Frame 1 (no input): blank canvas, image omitted
Frame 60 (no input): blank canvas, image omitted
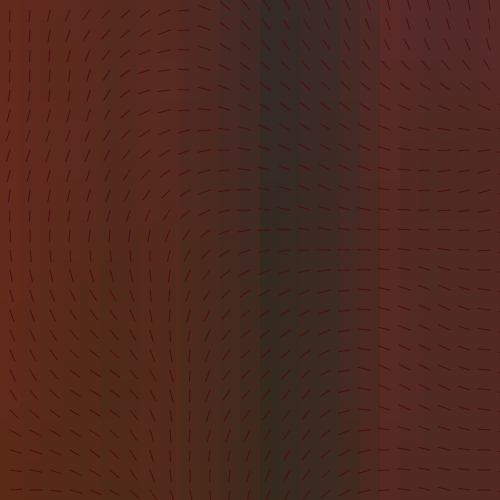
Frame 120 (the mouse pressed at the canvas centre since frame 60)

The p5.js sketch whose frames 1 and 60 were blank and that drew this single picture after the mouse press (run headless with seeded random() and noise() and a simulated clock; from frame 60 on, the mouse is pressed at the canvas centre):

// p5.js sketch
// ── sketch.js
var stepSize = 20;

function setup() {
  createCanvas(500, 500);
}
///////////////////////////////////////////////////////////////////////
function draw() {
  background(125);

  noisyGrid();
  compassGrid();
}
///////////////////////////////////////////////////////////////////////
function noisyGrid(){
  // your code here 
 var t = 0;
    //draw the grid
    for(var i = 0; i <= 25; i++){
        for(var j = 0; j <= 25; j++){      
            var x = stepSize * j;
            var y = stepSize * i;
            var n = noise(x/600, y/600, frameCount/(mouseX/2));
            var c = map(n, 0, 1, 0.1, 0.9);
            
            noStroke();
            var noise1 = noise(1, 1, frameCount/mouseX);
            var noise2 = noise(2, 2, frameCount/mouseX);
            var noise3 = noise(x/300, x/300, frameCount/mouseX);
            var color1 = map(noise1, 0, 1, 0, 255);
            var color2 = map(noise2, 0, 1, 0, 255);
            var color3 = map(noise3, 0, 1, 0, 255);
            
            var from = color(color3, color2, color1);
            var to = color(color1, color2, 0);
            fill(lerpColor(from, to, c));
            rect(x, y, stepSize, stepSize);
        }
    }
   

}
///////////////////////////////////////////////////////////////////////
function compassGrid(){ 
    //draw an line in each grid using translation
      for(var i = 0; i <= 25; i++){
        for(var j = 0; j <= 25; j++){ 
          push();
            var x = stepSize * j;
            var y = stepSize * i;
            var compX = stepSize/2 + (j * stepSize);  
            var compY = stepSize/2 + (i * stepSize);
            
            var n = noise(x/600, y/600, frameCount/(mouseX/2));
            var rotateAngle = map(n, 0, 60, 0, 720);
            
            var lineNoise = noise(1, 1, frameCount/(mouseX/2));
            var lineNoise2 = noise(2, 2, frameCount/(mouseX/2));
            var lineNoise3 = noise(x/200, y/200, frameCount/100);
            var lineMap = map(lineNoise, 0, 1, 5, stepSize);
            var lineRColor = map(lineNoise, 0, 1, 0, 165);
            var lineGColor = map(lineNoise2, 0, 1, 0, 42);
            var lineBColor = map(lineNoise3, 0, 1, 0, 42);
            
            stroke(lineRColor, lineGColor, lineBColor);
            translate(compX, compY);
            rotate(-rotateAngle);
            line(0, lineMap, 0, 0);
            pop();
        }
    }
}
